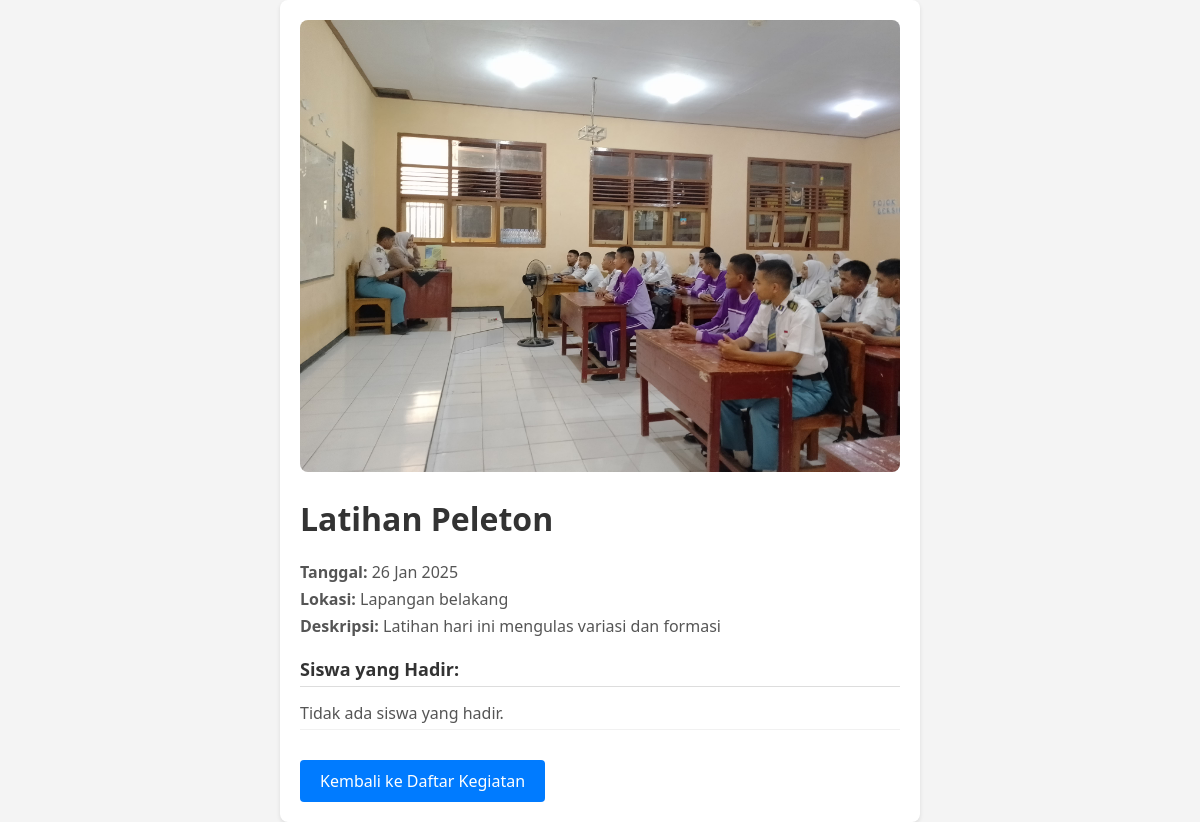
The page /detail_kegiatan_pembina.php?id=14 on the database its author committed.
### tables this page shows
CREATE TABLE `kegiatan_db` (
  `id` int(11) NOT NULL,
  `nama_kegiatan` varchar(100) NOT NULL,
  `tanggal` date NOT NULL,
  `lokasi` varchar(100) NOT NULL,
  `deskripsi` text NOT NULL,
  `foto` varchar(100) NOT NULL,
  `created_at` timestamp NOT NULL DEFAULT current_timestamp()
);

### detail_kegiatan_pembina.php (the view, shortened to what this page needs)
<?php
$host = "localhost";
$user = "root";
$password = "";
$database = "app";
$conn = new mysqli($host, $user, $password, $database);
if (isset($_GET['id'])) {
    $id = intval($_GET['id']);
    $sql = "SELECT nama_kegiatan, tanggal, lokasi, deskripsi, foto FROM kegiatan_db WHERE id = ?";
    $stmt = $conn->prepare($sql);
    $stmt->bind_param("i", $id);
    $stmt->execute();
    $result = $stmt->get_result();
    if ($result->num_rows > 0) {
        $row = $result->fetch_assoc();
    } else {
        echo "<p>Data kegiatan tidak ditemukan.</p>";
        exit();
    }
    $sql_hadir = "
        SELECT ds.nama
        FROM data_absen da
        INNER JOIN data_siswa ds ON da.user_id = ds.id
        WHERE da.id = ?";
    $stmt_hadir = $conn->prepare($sql_hadir);
    $stmt_hadir->bind_param("i", $id);
    $stmt_hadir->execute();
    $result_hadir = $stmt_hadir->get_result();
} else {
    echo "<p>ID kegiatan tidak tersedia.</p>";
    exit();
}
?>
<!DOCTYPE html>
<html lang="en">
<head>
    <link rel="stylesheet" href="https://cdnjs.cloudflare.com/ajax/libs/font-awesome/6.0.0-beta3/css/all.min.css">
</head>
<body>
    <div class="container">
        <img src="uploads/<?php echo htmlspecialchars($row['foto']); ?>" alt="<?php echo htmlspecialchars($row['nama_kegiatan']); ?>">
        <h1><?php echo htmlspecialchars($row['nama_kegiatan']); ?></h1>
        <p><strong>Tanggal:</strong> <?php echo date('d M Y', strtotime($row['tanggal'])); ?></p>
        <p><strong>Lokasi:</strong> <?php echo htmlspecialchars($row['lokasi']); ?></p>
        <p><strong>Deskripsi:</strong> <?php echo nl2br(htmlspecialchars($row['deskripsi'])); ?></p>
        <div class="attendance-list">
            <h2>Siswa yang Hadir:</h2>
            <ul>
                <?php
                if ($result_hadir->num_rows > 0) {
                    while ($siswa = $result_hadir->fetch_assoc()) {
                        echo "<li>" . htmlspecialchars($siswa['nama']) . "</li>";
                    }
                } else {
                    echo "<li>Tidak ada siswa yang hadir.</li>";
                }
                ?>
            </ul>
        </div>
        <a href="kegiatan_pembina.php" class="btn-back">Kembali ke Daftar Kegiatan</a>
    </div>
</body>
</html>

### detail_kegiatan_pembina.php (style rules this page uses)
body { font-family: 'Segoe UI', Tahoma, Geneva, Verdana, sans-serif; margin: 0; padding: 0; display: flex; flex-direction: column; align-items: center; justify-content: center; min-height: 100vh; background-color: #f4f4f4; }
.container { background-color: #fff; padding: 20px; border-radius: 8px; box-shadow: 0 2px 4px rgba(0, 0, 0, 0.1); max-width: 600px; width: 100%; }
.container img { width: 100%; height: auto; border-radius: 8px; margin-bottom: 20px; }
h1 { margin-top: 0; color: #333; }
p { margin: 5px 0; color: #555; }
.attendance-list { margin-top: 20px; }
.attendance-list h2 { margin: 0; font-size: 18px; color: #333; border-bottom: 1px solid #ddd; padding-bottom: 5px; }
.attendance-list ul { list-style: none; padding: 0; margin: 10px 0; }
.attendance-list ul li { padding: 5px 0; color: #555; border-bottom: 1px solid #f1f1f1; }
.btn-back { display: inline-block; margin-top: 20px; padding: 10px 20px; background-color: #007bff; color: white; text-decoration: none; border-radius: 4px; transition: background-color 0.3s; }

### rows shown on the page
kegiatan_db: foto (picture), nama_kegiatan "Latihan Peleton", tanggal "26 Jan 2025", lokasi "Lapangan belakang", deskripsi "Latihan hari ini mengulas variasi dan formasi"
